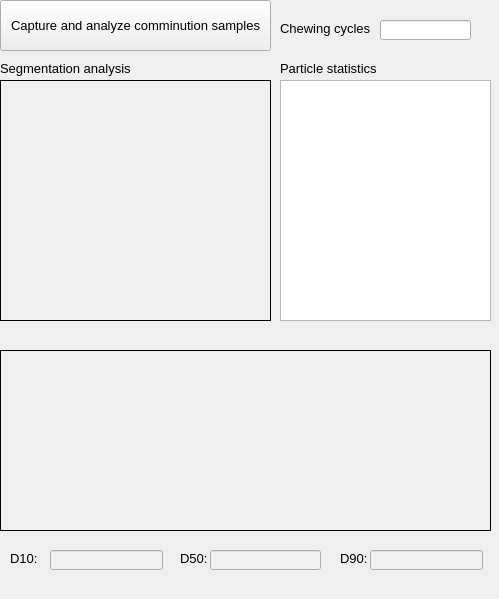
      <widget class="QWidget" name="scrollAreaWidgetContents_2">
       <property name="geometry">
        <rect>
         <x>0</x>
         <y>0</y>
         <width>499</width>
         <height>599</height>
        </rect>
       </property>
       <widget class="QLineEdit" name="d10_box">
        <property name="enabled">
         <bool>false</bool>
        </property>
        <property name="geometry">
         <rect>
          <x>50</x>
          <y>550</y>
          <width>113</width>
          <height>20</height>
         </rect>
        </property>
        <property name="sizePolicy">
         <sizepolicy hsizetype="Expanding" vsizetype="Expanding">
          <horstretch>2</horstretch>
          <verstretch>2</verstretch>
         </sizepolicy>
        </property>
        <property name="font">
         <font>
          <pointsize>10</pointsize>
         </font>
        </property>
       </widget>
       <widget class="QLabel" name="label_12">
        <property name="geometry">
         <rect>
          <x>180</x>
          <y>550</y>
          <width>31</width>
          <height>16</height>
         </rect>
        </property>
        <property name="sizePolicy">
         <sizepolicy hsizetype="Expanding" vsizetype="Expanding">
          <horstretch>2</horstretch>
          <verstretch>2</verstretch>
         </sizepolicy>
        </property>
        <property name="font">
         <font>
          <pointsize>10</pointsize>
         </font>
        </property>
        <property name="text">
         <string>D50:</string>
        </property>
       </widget>
       <widget class="QLabel" name="comminution_analysis_pb">
        <property name="geometry">
         <rect>
          <x>0</x>
          <y>350</y>
          <width>491</width>
          <height>181</height>
         </rect>
        </property>
        <property name="sizePolicy">
         <sizepolicy hsizetype="Expanding" vsizetype="Expanding">
          <horstretch>2</horstretch>
          <verstretch>2</verstretch>
         </sizepolicy>
        </property>
        <property name="font">
         <font>
          <pointsize>10</pointsize>
         </font>
        </property>
        <property name="frameShape">
         <enum>QFrame::Box</enum>
        </property>
        <property name="text">
         <string/>
        </property>
       </widget>
       <widget class="QLabel" name="label_6">
        <property name="geometry">
         <rect>
          <x>280</x>
          <y>20</y>
          <width>91</width>
          <height>16</height>
         </rect>
        </property>
        <property name="sizePolicy">
         <sizepolicy hsizetype="Expanding" vsizetype="Expanding">
          <horstretch>2</horstretch>
          <verstretch>2</verstretch>
         </sizepolicy>
        </property>
        <property name="font">
         <font>
          <pointsize>10</pointsize>
         </font>
        </property>
        <property name="text">
         <string>Chewing cycles:</string>
        </property>
       </widget>
       <widget class="QListWidget" name="particle_size_stats_box">
        <property name="geometry">
         <rect>
          <x>280</x>
          <y>80</y>
          <width>211</width>
          <height>241</height>
         </rect>
        </property>
        <property name="sizePolicy">
         <sizepolicy hsizetype="Expanding" vsizetype="Expanding">
          <horstretch>2</horstretch>
          <verstretch>2</verstretch>
         </sizepolicy>
        </property>
        <property name="font">
         <font>
          <pointsize>10</pointsize>
         </font>
        </property>
       </widget>
       <widget class="QLabel" name="label_13">
        <property name="geometry">
         <rect>
          <x>340</x>
          <y>550</y>
          <width>31</width>
          <height>16</height>
         </rect>
        </property>
        <property name="sizePolicy">
         <sizepolicy hsizetype="Expanding" vsizetype="Expanding">
          <horstretch>2</horstretch>
          <verstretch>2</verstretch>
         </sizepolicy>
        </property>
        <property name="font">
         <font>
          <pointsize>10</pointsize>
         </font>
        </property>
        <property name="text">
         <string>D90:</string>
        </property>
       </widget>
       <widget class="QLabel" name="label_9">
        <property name="geometry">
         <rect>
          <x>0</x>
          <y>60</y>
          <width>271</width>
          <height>16</height>
         </rect>
        </property>
        <property name="sizePolicy">
         <sizepolicy hsizetype="Expanding" vsizetype="Expanding">
          <horstretch>2</horstretch>
          <verstretch>2</verstretch>
         </sizepolicy>
        </property>
        <property name="font">
         <font>
          <pointsize>10</pointsize>
         </font>
        </property>
        <property name="text">
         <string>Segmentation analysis</string>
        </property>
       </widget>
       <widget class="QLabel" name="comminution_segment_pb">
        <property name="geometry">
         <rect>
          <x>0</x>
          <y>80</y>
          <width>271</width>
          <height>241</height>
         </rect>
        </property>
        <property name="sizePolicy">
         <sizepolicy hsizetype="Expanding" vsizetype="Expanding">
          <horstretch>2</horstretch>
          <verstretch>2</verstretch>
         </sizepolicy>
        </property>
        <property name="font">
         <font>
          <pointsize>10</pointsize>
         </font>
        </property>
        <property name="frameShape">
         <enum>QFrame::Panel</enum>
        </property>
        <property name="text">
         <string/>
        </property>
        <property name="alignment">
         <set>Qt::AlignCenter</set>
        </property>
       </widget>
       <widget class="QPushButton" name="analyze_comminution_btn">
        <property name="geometry">
         <rect>
          <x>0</x>
          <y>0</y>
          <width>271</width>
          <height>51</height>
         </rect>
        </property>
        <property name="sizePolicy">
         <sizepolicy hsizetype="Expanding" vsizetype="Expanding">
          <horstretch>2</horstretch>
          <verstretch>2</verstretch>
         </sizepolicy>
        </property>
        <property name="font">
         <font>
          <pointsize>10</pointsize>
         </font>
        </property>
        <property name="text">
         <string>Capture and analyze comminution samples</string>
        </property>
       </widget>
       <widget class="QLabel" name="label_11">
        <property name="geometry">
         <rect>
          <x>10</x>
          <y>550</y>
          <width>31</width>
          <height>16</height>
         </rect>
        </property>
        <property name="sizePolicy">
         <sizepolicy hsizetype="Expanding" vsizetype="Expanding">
          <horstretch>2</horstretch>
          <verstretch>2</verstretch>
         </sizepolicy>
        </property>
        <property name="font">
         <font>
          <pointsize>10</pointsize>
         </font>
        </property>
        <property name="text">
         <string>D10:</string>
        </property>
       </widget>
       <widget class="QLabel" name="label_10">
        <property name="geometry">
         <rect>
          <x>280</x>
          <y>60</y>
          <width>121</width>
          <height>16</height>
         </rect>
        </property>
        <property name="sizePolicy">
         <sizepolicy hsizetype="Expanding" vsizetype="Expanding">
          <horstretch>2</horstretch>
          <verstretch>2</verstretch>
         </sizepolicy>
        </property>
        <property name="font">
         <font>
          <pointsize>10</pointsize>
         </font>
        </property>
        <property name="text">
         <string>Particle statistics</string>
        </property>
       </widget>
       <widget class="QLineEdit" name="d90_box">
        <property name="enabled">
         <bool>false</bool>
        </property>
        <property name="geometry">
         <rect>
          <x>370</x>
          <y>550</y>
          <width>113</width>
          <height>20</height>
         </rect>
        </property>
        <property name="sizePolicy">
         <sizepolicy hsizetype="Expanding" vsizetype="Expanding">
          <horstretch>2</horstretch>
          <verstretch>2</verstretch>
         </sizepolicy>
        </property>
        <property name="font">
         <font>
          <pointsize>10</pointsize>
         </font>
        </property>
       </widget>
       <widget class="QLineEdit" name="lineEdit_3">
        <property name="geometry">
         <rect>
          <x>380</x>
          <y>20</y>
          <width>91</width>
          <height>20</height>
         </rect>
        </property>
        <property name="sizePolicy">
         <sizepolicy hsizetype="Expanding" vsizetype="Expanding">
          <horstretch>2</horstretch>
          <verstretch>2</verstretch>
         </sizepolicy>
        </property>
        <property name="font">
         <font>
          <pointsize>10</pointsize>
         </font>
        </property>
       </widget>
       <widget class="QLineEdit" name="d50_box">
        <property name="enabled">
         <bool>false</bool>
        </property>
        <property name="geometry">
         <rect>
          <x>210</x>
          <y>550</y>
          <width>111</width>
          <height>20</height>
         </rect>
        </property>
        <property name="sizePolicy">
         <sizepolicy hsizetype="Expanding" vsizetype="Expanding">
          <horstretch>2</horstretch>
          <verstretch>2</verstretch>
         </sizepolicy>
        </property>
        <property name="font">
         <font>
          <pointsize>10</pointsize>
         </font>
        </property>
       </widget>
      </widget>
